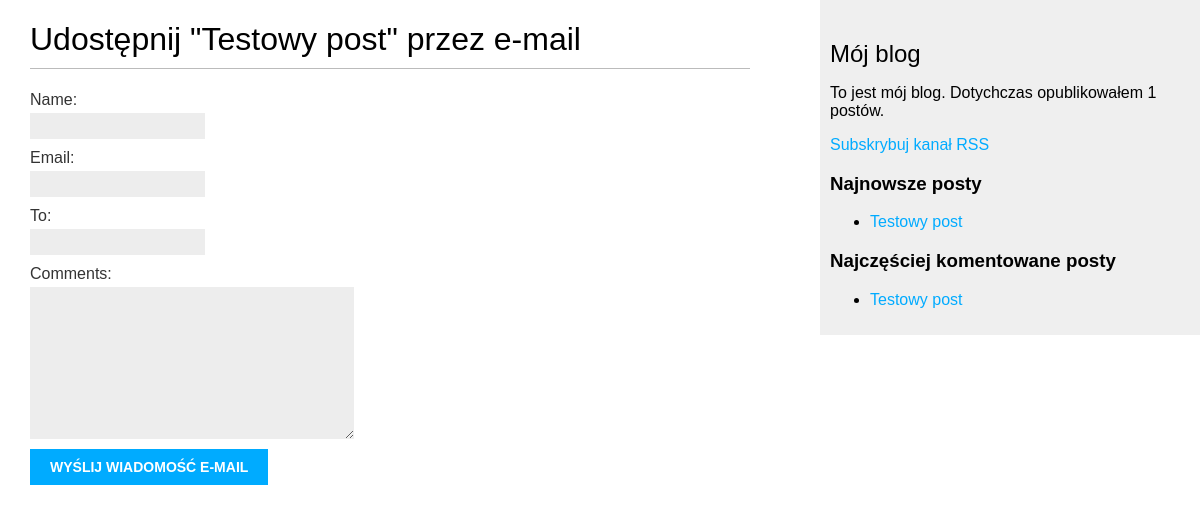
Before: /blog/1/share/ with the older database file.
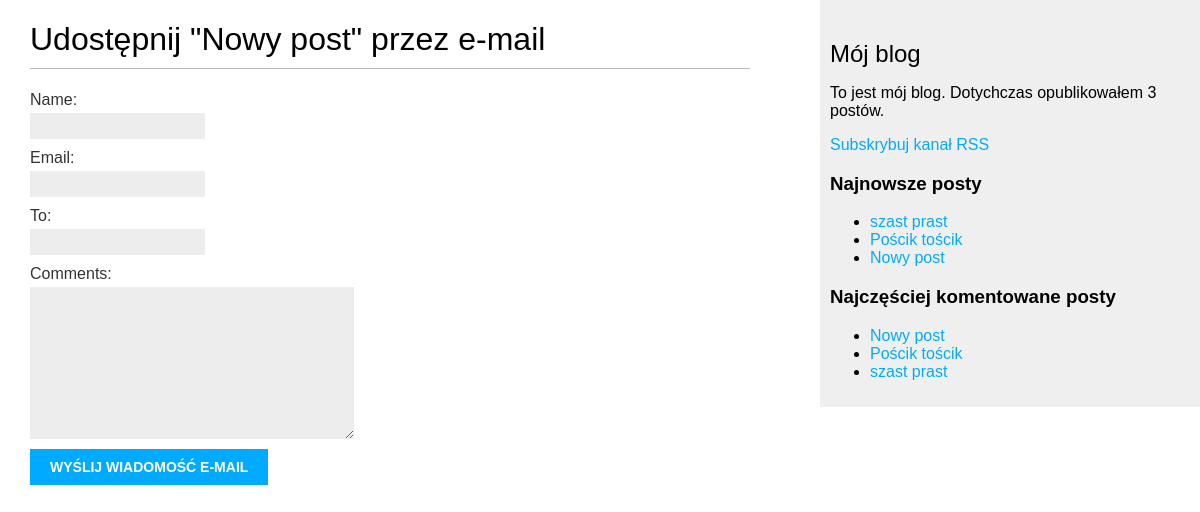
After: the same page with the newer database file.
### blog/models.py (models this page shows, shortened)
class Post(models.Model):
    STATUS_CHOICES = (
        ('draft', 'Draft'),
        ('published', 'Published'),
                      )
    title = models.CharField(max_length=250)
    slug = models.SlugField(max_length=250, unique_for_date='publish')
    author = models.ForeignKey(User, on_delete=models.CASCADE, related_name='blog_posts')
    body = models.TextField()
    publish = models.DateTimeField(default=timezone.now)
    created = models.DateTimeField(auto_now_add=True)
    updated = models.DateTimeField(auto_now=True)
    status = models.CharField(max_length=10, choices=STATUS_CHOICES, default='draft')
    objects = models.Manager()
    published = PublishedManager()
    tags = TaggableManager()
    class Meta:
        ordering = ('-publish', )
    def get_absolute_url(self):
        return reverse('blog:post_detail', args=[self.publish.year, self.publish.strftime('%m'),
                                                 self.publish.strftime('%d'), self.slug])

### blog/views.py (the view)
# urls.py: path('<int:post_id>/share/', views.post_share, name='post_share'),
def post_share(request, post_id):
    post = get_object_or_404(Post, id=post_id, status='published')
    sent = False
    if request.method == 'POST':
        form = EmailPostForm(request.POST)
        if form.is_valid():
            cd = form.cleaned_data
            post_url = request.build_absolute_uri(post.get_absolute_url())
            subject = f'{cd["name"]}  ({cd["email"]}) zachęca do przeczytania "{post.title}"'
            message = f'Przeczytaj post "{post.title}" na stronie {post_url} \n\n Komentarz dodany przez' \
                      f' {cd["name"]}: {cd["comments"]}'
            send_mail(subject, message, 'admin@myblog.com', [cd["to"]])
            sent = True
    else:
        form = EmailPostForm()
        cd = {}
    return render(request, 'blog/post/share.html', {'post': post, 'form': form, 'sent': sent, 'cd': cd})

### blog/forms.py
class EmailPostForm(forms.Form):
    name = forms.CharField(max_length=25)
    email = forms.EmailField()
    to = forms.EmailField()
    comments = forms.CharField(required=False, widget=forms.Textarea)

### blog/models.py (called while the page is built)
    def get_queryset(self):
        return super(PublishedManager, self).get_queryset().filter(status='published')

### blog/templatetags/blog_tags.py (called while the page is built)
@register.simple_tag
def total_posts():
    return Post.published.count()

@register.inclusion_tag('blog/post/latest_posts.html')
def show_latest_posts(count=5):
    latest_posts = Post.published.order_by('-publish')[:count]
    return {'latest_posts': latest_posts}

@register.simple_tag
def get_most_commented_posts(count=5):
    return Post.published.annotate(total_comments=Count('comments')).order_by('-total_comments')[:count]

### blog/templates/blog/post/share.html (shortened to what this page needs)
{% extends "blog/base.html" %}
{% block content %}
    {% if sent %}
    <h1>Wiadomość e-mail została wysłana</h1>
    <p> Wysłanie posta "{{ post.title }}" przez {{ cd.email }} do {{ cd.to }} zakończyło się sukcesem.</p>
    {% else %}
         <h1>Udostępnij "{{ post.title }}" przez e-mail</h1>
         <form action="." method="post">
            {{ form.as_p }}
              <input type="submit" value="Wyślij wiadomość e-mail">
         </form>
    {% endif %}
{% endblock %}

### blog/templates/blog/base.html (shortened to what this page needs)
<!DOCTYPE html>
{% load blog_tags %}
{% load static %}
<html>
<head>
  <link href="{% static 'css/blog.css' %}" rel="stylesheet">
</head>
<body>
  <div id="content">
    {% block content %}
    {% endblock %}
  </div>
  <div id="sidebar">
  <h2>Mój blog</h2>
  <p>To jest mój blog. Dotychczas opublikowałem {% total_posts %} postów.</p>
  <p><a href="{% url 'blog:post_feed' %}">Subskrybuj kanał RSS</a></p>
  <h3>Najnowsze posty</h3>
  {% show_latest_posts 3 %}
  <h3>Najczęściej komentowane posty</h3>
{% get_most_commented_posts as most_commented_posts %}
<ul>
{% for post in most_commented_posts %}
  <li>
    <a href="{{ post.get_absolute_url }}">{{ post.title }}</a>
  </li>
{% endfor %}
</ul>
</div>
</body>
</html>

### blog/templates/blog/post/latest_posts.html
<ul>
{% for post in latest_posts %}
  <li>
    <a href="{{ post.get_absolute_url }}">{{ post.title }}</a>
  </li>
{% endfor %}
</ul>

Changed rows visible on the page:
changed Post: title "Testowy post" → "Nowy post"
now on this page (row edited): Post: title "szast prast"
now on this page (row edited): Post: title "Pościk tościk"
Other visible differences:
text no longer shown: "1"
text now shown: "3"
